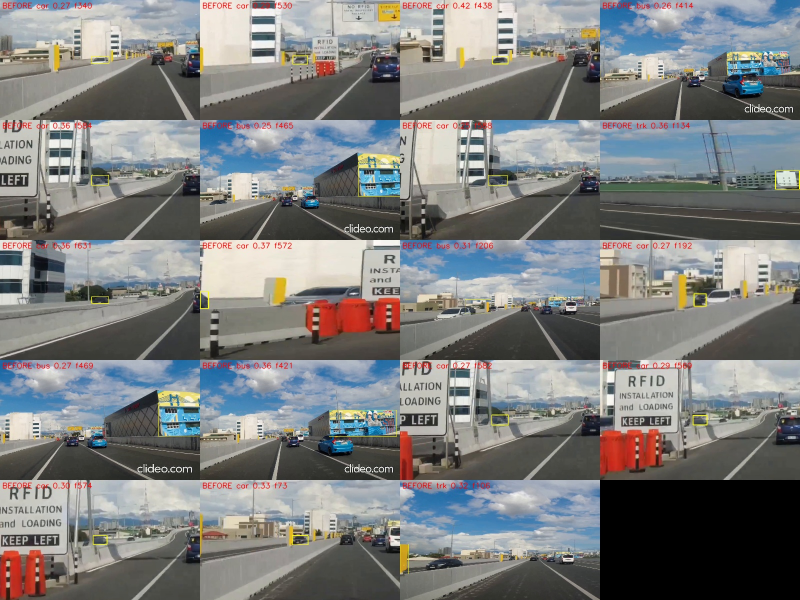
#> input picture lane+model_obj_v2/review_missing_uhd.jpg, 1600 x 1200 px, given in place of A_00869.png, which was not available (shown at 1/2 size)
$ python make_compare.py
#> lines starting #> are read from the running program, lines starting #| are printed output that depends on the picture; after the words box and inside, x2 and y2 are one past the last pixel; in counts of white or black regions, pixels touching at a corner belong together
### lane+object_v3/lane_object_integrated/evalkit/viewtool.py
import cv2, numpy as np, sys, glob
def load(tag, idx): return cv2.imread("frames/%s_%05d.png" % (tag, idx))
# [28 lines left out: functions overview, zoom, not called in this run]
# [4 lines that do not run on import are left out]

### lane+object_v3/lane_object_integrated/evalkit/make_compare.py
import json, cv2, numpy as np
from viewtool import load
G=json.load(open('gt_A.json'))['frames']; BA=json.load(open('/home/claude/work/base_A.json'))['frames']; NA=json.load(open('/home/claude/work/new_A.json'))['frames']
#> (reads lane+object_v3/lane_object_integrated/results/gt_A.json from the repository)
#> (reads lane+object_v3/lane_object_integrated/results/base_A.json from the repository)
#> (reads lane+object_v3/lane_object_integrated/results/new_A.json from the repository)
def panel(fi, dets, title, kind, reg, s):
#> called with fi = 869, title = 'ORIGINAL  frame 869', kind = 'base', reg = (1180, 880, 330, 150), s = 2
    f=load('A',fi); x,y,w,h=reg; c=cv2.resize(f[y:y+h,x:x+w],None,fx=s,fy=s,interpolation=cv2.INTER_CUBIC)
#> in load, returned value is the input picture: shape (1200, 1600, 3); mean B, G, R 125.6, 125.8, 124.3
#> after `c = cv2.resize(f[y:y + h, x:x + w], None, fx=s, fy=s, interpolation=cv`:
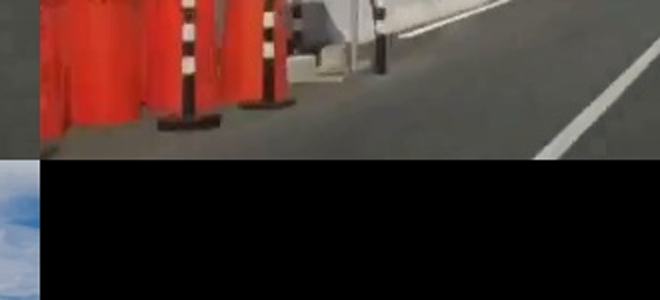
#> c: shape (300, 660, 3); mean B, G, R 43.2, 47.3, 65.7
    P=lambda px,py:(int(round((px-x)*s)),int(round((py-y)*s)))
    for v in G[str(fi)]:
        b=v['box']; top=b[1] if b[1] is not None else y
        cv2.rectangle(c,P(b[0],top),P(b[2],b[3]),(0,0,255),1)
        for q in v['contacts']: cv2.drawMarker(c,P(*q),(0,0,255),cv2.MARKER_CROSS,12,2)
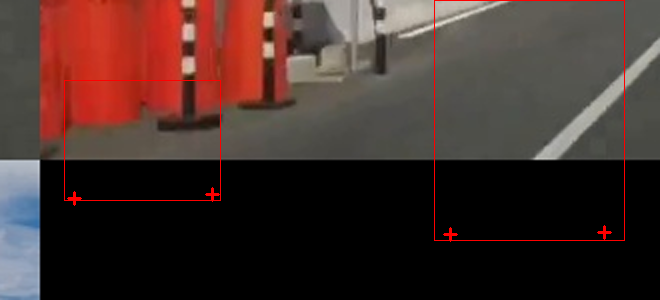
#> c: shape (300, 660, 3); 0.86% of pixels changed, all inside (x1, y1, x2, y2) = (64, 0, 625, 242)
    col=(255,120,0) if kind=='base' else (0,220,0)
    for d in dets[fi]['dets']:
        b=d['box']
        if b[2]<x or b[0]>x+w: continue
        cv2.rectangle(c,P(b[0],b[1]),P(b[2],b[3]),col,2)
        if d['contact']: cv2.circle(c,P(*d['contact']),5,(255,0,255),-1)
        for t in d.get('cc') or []: cv2.drawMarker(c,P(*t),(0,255,255),cv2.MARKER_TILTED_CROSS,10,2)
    cv2.rectangle(c,(0,0),(c.shape[1],22),(0,0,0),-1); cv2.putText(c,title,(6,16),cv2.FONT_HERSHEY_SIMPLEX,0.5,(255,255,255),1)
#> after `cv2.putText(c, title, (6, 16), cv2.FONT_HERSHEY_SIMPLEX, 0.5, (255, 25`:
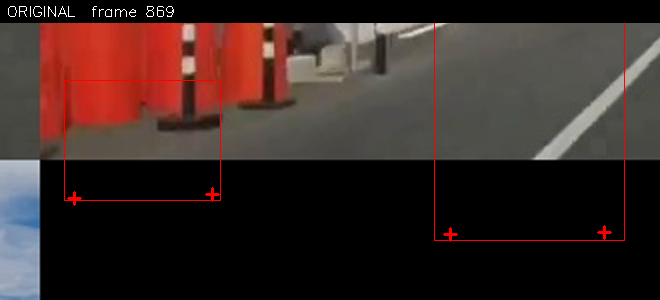
#> c: shape (300, 660, 3); mean B, G, R 37, 40.3, 56.9
    return c
rows=[]
for fi,reg in ((869,(1180,880,330,150)),(1049,(1200,860,380,210)),(1259,(1020,890,370,160)),(1379,(1030,880,300,160)),(1858,(1120,890,200,160))):
    s=min(3,780//reg[2]*1.0) if reg[2]<260 else 2
    s=max(2,int(780/reg[2]))
    a=panel(fi,BA,"ORIGINAL  frame %d"%fi,'base',reg,s); b=panel(fi,NA,"NEW  frame %d"%fi,'new',reg,s)
#> call 2 of panel, with fi = 869, title = 'NEW  frame 869', kind = 'new', reg = (1180, 880, 330, 150), s = 2
#> after the loop in panel (call 2), `for d in dets[fi]['dets']:`:
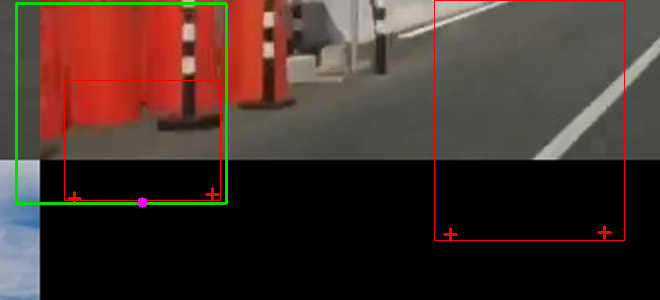
#> c: shape (300, 660, 3); 1.27% of pixels changed, all inside (x1, y1, x2, y2) = (15, 2, 228, 208)
#> in panel (call 2), `cv2.putText(c, title, (6, 16), cv2.FONT_HERSHEY_SIMPLEX, 0.5, (255, 25`:
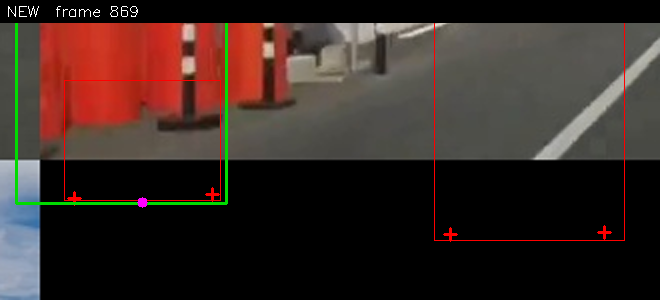
#> c: shape (300, 660, 3); mean B, G, R 36.6, 41.6, 56.3
    rows.append(np.hstack([a,b]))
#> pass 2 of the loop `for fi,reg in ((869,(1180,880,330,150)),(1049,(1200,860,380,210)),(125..`:
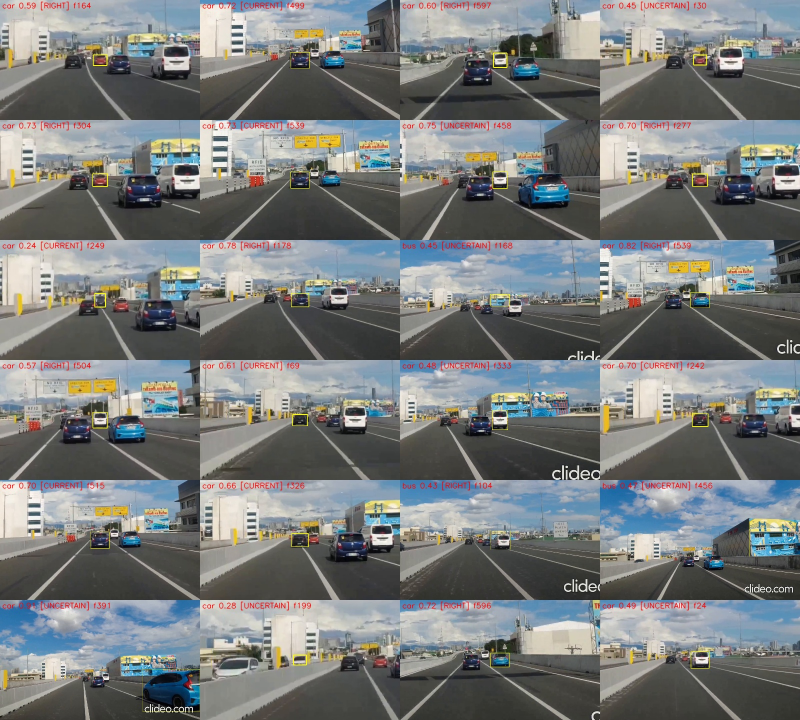
#> input picture lane+model_obj_v2/review_zones_uhd.jpg, 1600 x 1440 px, given in place of A_01049.png, which was not available (shown at 1/2 size)
#> in load, returned value is the input picture: shape (1440, 1600, 3); mean B, G, R 122.7, 122.6, 119.1
#> after the loop in panel (call 4), `for d in dets[fi]['dets']:`:
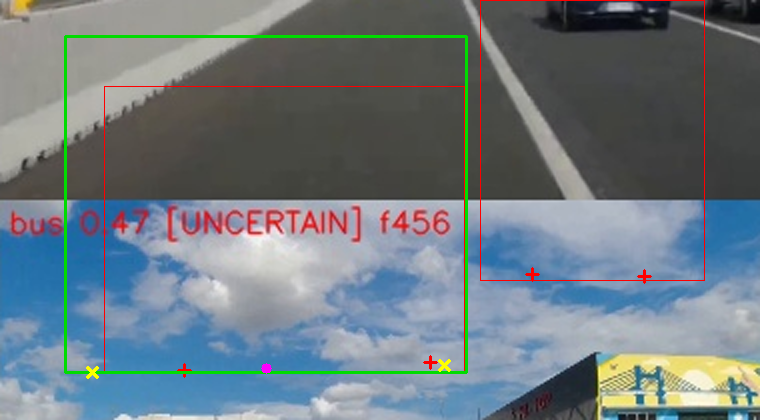
#> c: shape (420, 760, 3); mean B, G, R 128.8, 121.9, 109.4
#> in panel (call 4), `cv2.putText(c, title, (6, 16), cv2.FONT_HERSHEY_SIMPLEX, 0.5, (255, 25`:
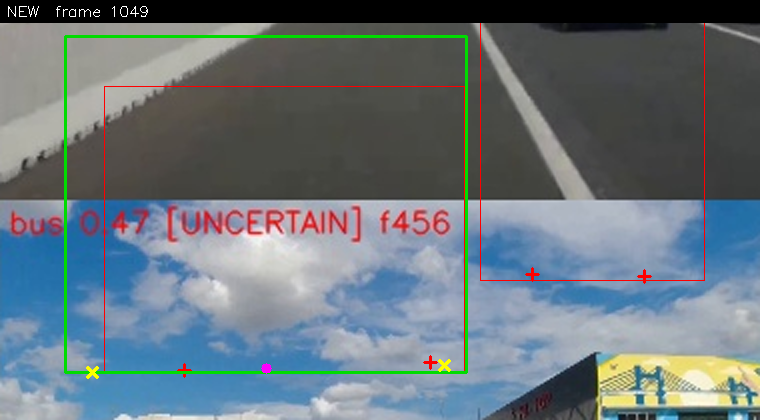
#> c: shape (420, 760, 3); mean B, G, R 123.6, 116.6, 103.8
#> (the run stopped early here; a loop or call above may not have finished)
